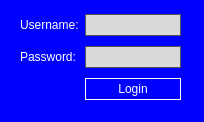
<?xml version="1.0" encoding="UTF-8"?>
<ui version="4.0">
 <class>Login</class>
 <widget class="QDialog" name="Login">
  <property name="windowModality">
   <enum>Qt::WindowModal</enum>
  </property>
  <property name="geometry">
   <rect>
    <x>0</x>
    <y>0</y>
    <width>204</width>
    <height>122</height>
   </rect>
  </property>
  <property name="windowTitle">
   <string>Dialog</string>
  </property>
  <property name="styleSheet">
   <string notr="true">QDialog
{
background-color: rgb(0, 0, 255);
}

QLineEdit{
border: 1px solid #555;
background: rgb(217, 217, 217);
height: 20px;
}

QLineEdit:disabled{
background: black;
}

QLabel{

color: rgb(255, 255, 255);
height: 20px;
}

QPushButton{
color: white;
background-color: blue;
border: 1px solid white;
height: 20px;
font: bold 10pt &quot;Arial&quot;;
}

QPushButton:disabled{	
color: black;
background-color: white;
border: 1px solid black;
}

QPushButton:pressed{	
	background-color: black;
}
</string>
  </property>
  <widget class="QWidget" name="layoutWidget">
   <property name="geometry">
    <rect>
     <x>20</x>
     <y>10</y>
     <width>161</width>
     <height>97</height>
    </rect>
   </property>
   <layout class="QGridLayout" name="gridLayout">
    <item row="0" column="0">
     <widget class="QLabel" name="label">
      <property name="text">
       <string>Username:</string>
      </property>
     </widget>
    </item>
    <item row="0" column="1">
     <widget class="QLineEdit" name="Username"/>
    </item>
    <item row="1" column="0">
     <widget class="QLabel" name="label_2">
      <property name="text">
       <string>Password:</string>
      </property>
     </widget>
    </item>
    <item row="1" column="1">
     <widget class="QLineEdit" name="Password">
      <property name="styleSheet">
       <string notr="true"/>
      </property>
      <property name="echoMode">
       <enum>QLineEdit::Password</enum>
      </property>
     </widget>
    </item>
    <item row="2" column="1">
     <widget class="QPushButton" name="LoginBtn">
      <property name="styleSheet">
       <string notr="true"/>
      </property>
      <property name="text">
       <string>Login</string>
      </property>
     </widget>
    </item>
   </layout>
  </widget>
 </widget>
 <resources/>
 <connections/>
</ui>
